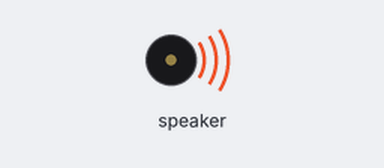
The program below on a simulated Calliope mini (MakeCode). Shown: buzzer (waves = sounding).

Above: at 0.2 s.
At 6.0 s:
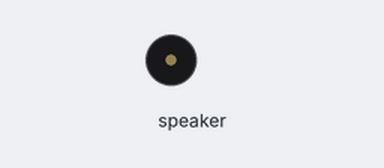
Timing chart, 0 to 9.2 s (numbered marks = the images above):
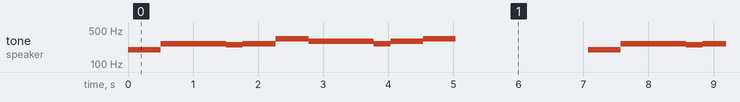

The program:

main.ts
```typescript
basic.forever(function () {
    music.playTone(196, music.beat(BeatFraction.Whole))
    music.playTone(262, music.beat(BeatFraction.Double))
    music.playTone(247, music.beat(BeatFraction.Half))
    music.playTone(262, music.beat(BeatFraction.Whole))
    music.playTone(330, music.beat(BeatFraction.Whole))
    music.playTone(294, music.beat(BeatFraction.Double))
    music.playTone(262, music.beat(BeatFraction.Half))
    music.playTone(294, music.beat(BeatFraction.Whole))
    music.playTone(330, music.beat(BeatFraction.Whole))
    music.rest(music.beat(BeatFraction.Breve))
})
```

test.ts
```typescript
// Hier kann man Tests durchführen; diese Datei wird nicht kompiliert, wenn dieses Paket als Erweiterung verwendet wird.
```

Measured:
- by itself, tone on speaker: repeats every 7.1 s: 262 Hz 1.0 s, 247 Hz 0.26 s, 262 Hz 0.51 s, 330 Hz 0.51 s, 294 Hz 1.0 s, 262 Hz 0.26 s, 294 Hz 0.51 s, 330 Hz 0.50 s, silent 2.0 s, 196 Hz 0.51 s
